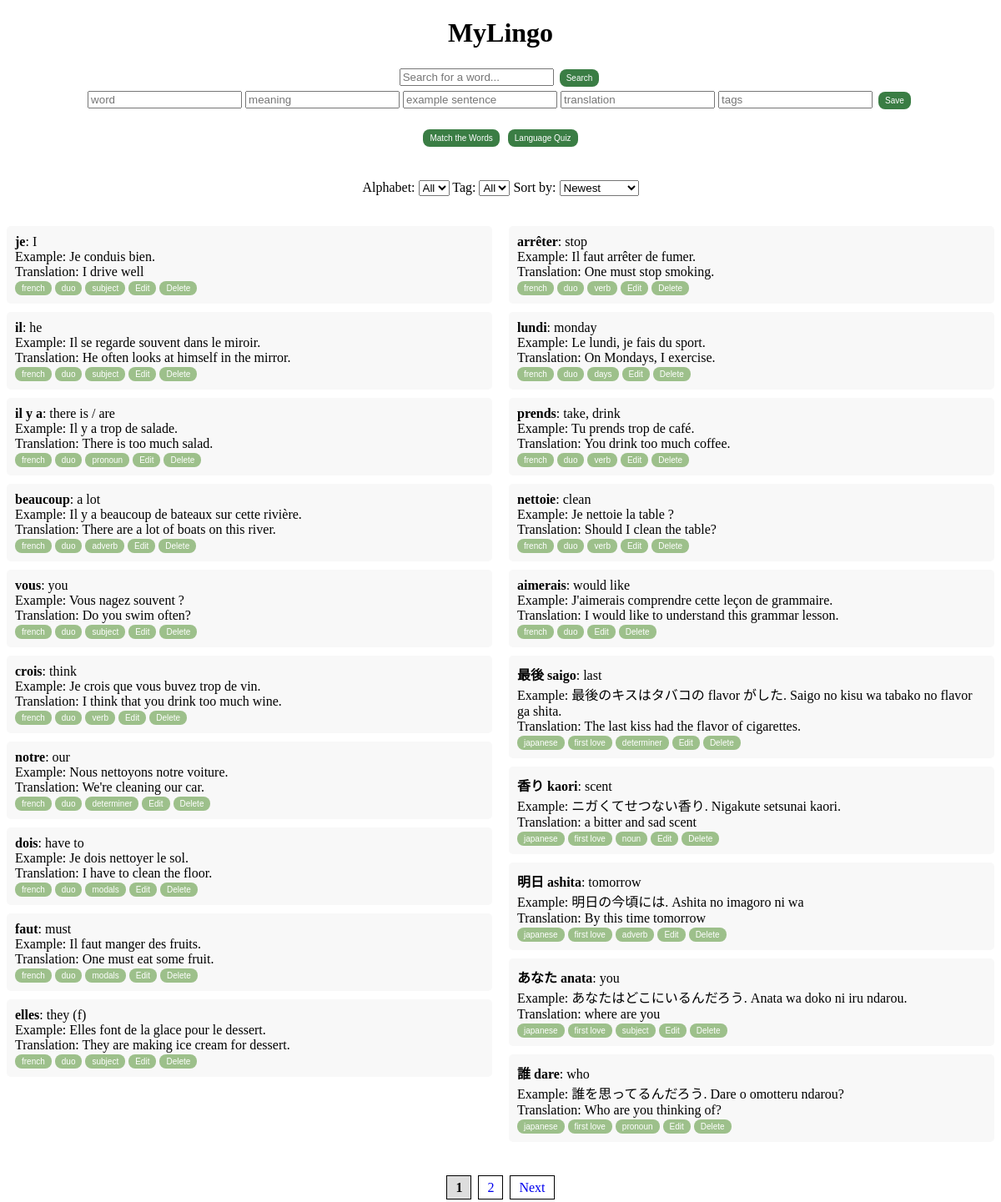
Before: /search with the older database file.
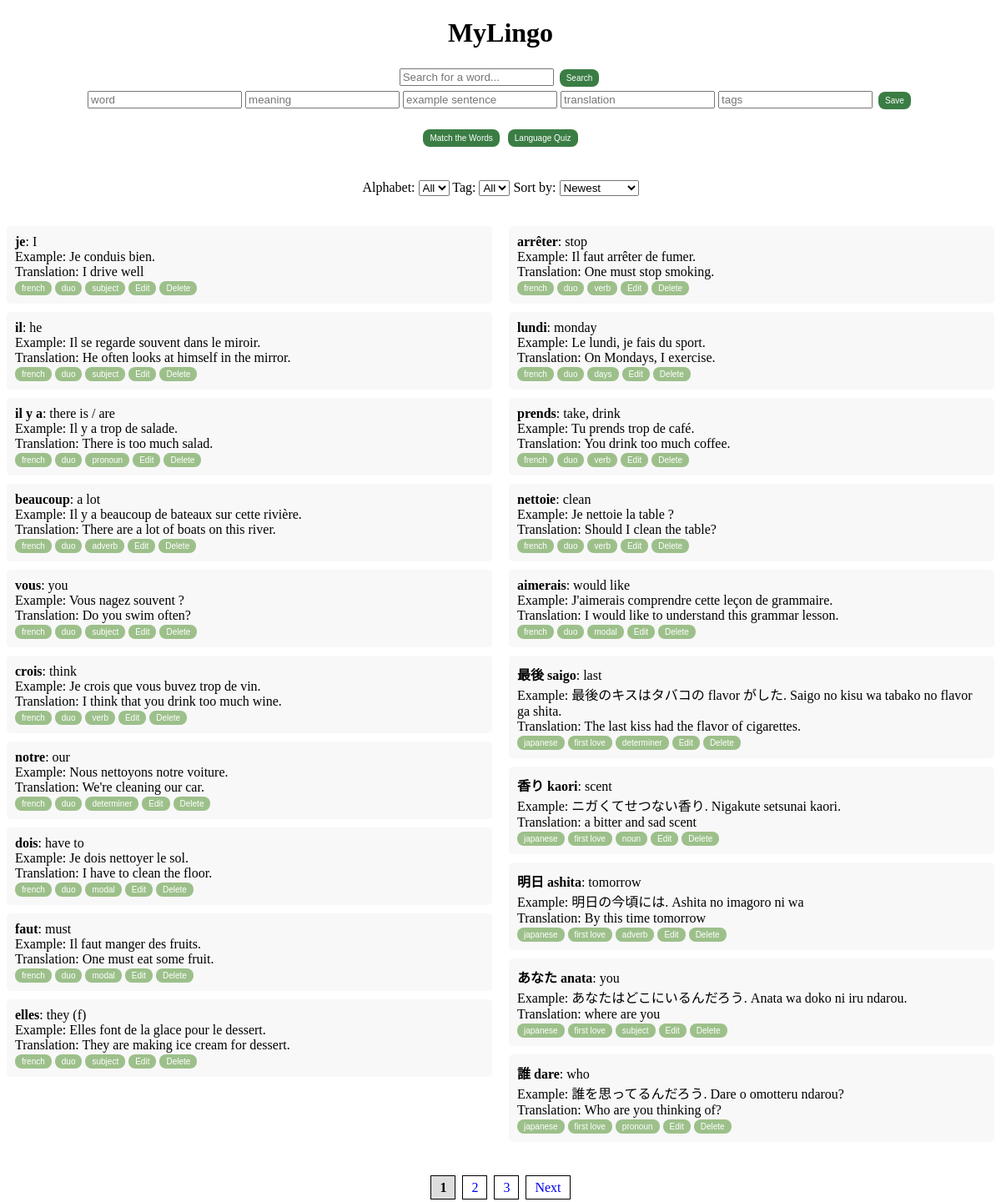
After: the same page with the newer database file.
### tables this page shows
CREATE TABLE vocabulary (
                    id INTEGER PRIMARY KEY AUTOINCREMENT,
                    word TEXT NOT NULL,
                    meaning TEXT,
                    example TEXT,
                    translation TEXT,
                    tags TEXT);

### app.py (the view)
@app.route('/search')
def search_word():
    query = request.args.get('query', '')  # Search query
    page = request.args.get('page', 1, type=int)  # Page number (default to 1)
    alphabet = request.args.get('alphabet', '')
    tag = request.args.get('tag', '')
    sort = request.args.get('sort', 'newest')
    query_normalized = remove_accents(query.lower())
    conn = sqlite3.connect('database.db')
    conn.row_factory = sqlite3.Row  # ✅ Return dictionaries instead of tuples
    c = conn.cursor()
    c.execute("SELECT * FROM vocabulary")
    words = c.fetchall()
    conn.close()
    filtered_words = [
        word for word in words
        if query_normalized in remove_accents(word["word"].lower())
        or query_normalized in remove_accents(word["meaning"].lower())
    ]
    words = filtered_words  # Fetch words based on filters
    total_pages = (len(words) // 20) + (1 if len(words) % 20 > 0 else 0)  # Calculate pages
    return render_template('index.html', words=words, page=page, total_pages=total_pages, selected_alphabet=alphabet,
                           selected_tag=tag, selected_sort=sort)

### app.py (called while the page is built)
@app.route("/check_answer", methods=["POST"])
def remove_accents(input_str: object) -> object:
    if not isinstance(input_str, str):  # Ensure it's a string
        return ""  # Return empty string instead of None
    text = ''.join(
        c for c in unicodedata.normalize('NFKD', input_str)
        if unicodedata.category(c) != 'Mn'
    )
    text = re.sub(r'[^\w\s]', '', text)  # <-- Remove punctuation
    return text

### templates/index.html (shortened to what this page needs)
<!DOCTYPE html>
<html>
<head>
    <link rel="stylesheet" href="{{ url_for('static', filename='style.css') }}">
</head>
<body>
    <h1><a href="{{ url_for('index') }}" style="text-decoration: none; color: inherit;">MyLingo</a></h1>
    <form action="/search" method="get">
        <input type="text" name="query" placeholder="Search for a word..." required>
        <button type="submit" class="main-btn">Search</button>
    </form>
    <form action="/add" method="post">
        <input type="text" name="word" placeholder="word">
        <input type="text" name="meaning" placeholder="meaning">
        <input type="text" name="example" placeholder="example sentence">
        <input type="text" name="translation" placeholder="translation">
        <input type="text" name="tags" placeholder="tags">
        <button type="submit" class="main-btn">Save</button>
    </form><br>
    <div class="center-container">
        <a href="{{ url_for('game') }}">
            <button class="main-btn">Match the Words</button></a>
        <a href="{{ url_for('quiz') }}">
            <button class="main-btn">Language Quiz</button>
        </a>
    </div>
    <form method="GET" action="/" style="margin-bottom: 20px;">
        <label for="alphabet-filter">Alphabet:</label>
        <select name="alphabet" id="alphabet-filter" onchange="this.form.submit()">
            <option value="">All</option>
        </select>
        <label for="tag-filter">Tag:</label>
        <select name="tag" id="tag-filter" onchange="this.form.submit()">
            <option value="">All</option>
        </select>
        <label for="sort-filter">Sort by:</label>
        <select name="sort" id="sort-filter" onchange="this.form.submit()">
            <option value="newest" {% if selected_sort == "newest" %}selected{% endif %}>Newest</option>
        </select>
    </form>
    <div class="word-container">
        <ul class="word-list">
            {% for word in words[:10] %}
                <li class="word-item">
                    <strong>{{ word["word"] }}</strong>: {{ word["meaning"] }}
                    <br> Example: {{ word["example"] }}
                    <br> Translation: {{ word["translation"] }}
                    <br>
                    {% if word['tags'] %}
                        {% for tag in word['tags'].split(',') %}
                            <a href="?page=1&tag={{ tag.strip() }}&alphabet={{ selected_alphabet }}&sort={{ selected_sort }}">
                                <button class="tag-btn tag tag.selected">{{ tag.strip() }}</button></a>
                        {% endfor %}
                    {% endif %}
                    <button onclick="toggleEdit('{{ word['id'] }}')" class="edit-btn">Edit</button>
                    <form action="/delete" method="post" style="display: inline;">
                        <button type="submit" onclick="return confirm('Are you sure?')" class="delete-btn">Delete</button>
                    </form>
                </li>
            {% endfor %}
        </ul>
        <ul class="word-list">
            {% for word in words[10:20] %}
                <li class="word-item">
                    <strong>{{ word["word"] }}</strong>: {{ word["meaning"] }}
                    <br> Example: {{ word["example"] }}
                    <br> Translation: {{ word["translation"] }}
                    <br>
                    {% if word['tags'] %}
                        {% for tag in word['tags'].split(',') %}
                            <a href="/filter?tag={{ tag.strip() }}">
                                <button class="tag-btn tag tag.selected">{{ tag.strip() }}</button></a>
                        {% endfor %}
                    {% endif %}
                    <button onclick="toggleEdit('{{ word['id'] }}')" class="edit-btn">Edit</button>
                    <form action="/delete" method="post" style="display: inline;">
                        <button type="submit" onclick="return confirm('Are you sure?')" class="delete-btn">Delete</button>
                    </form>
                </li>
            {% endfor %}
        </ul>
    </div>
    <div class="pagination">
        {% for p in range(1, total_pages + 1) %}
            {% if p == page %}
                <a class="active">{{ p }}</a>
            {% else %}
                <a href="?page={{ p }}&alphabet={{ selected_alphabet }}&tag={{ selected_tag }}&sort={{ selected_sort }}">{{ p }}</a>
            {% endif %}
        {% endfor %}
        {% if page < total_pages %}
            <a href="?page={{ page+1 }}&alphabet={{ selected_alphabet }}&tag={{ selected_tag }}&sort={{ selected_sort }}">Next</a>
        {% endif %}
    </div>
</body>
</html>

### static/style.css (style rules this page uses)
button { color: white; border: none; padding: 5px 8px; cursor: pointer; font-size: 10px; border-radius: 8px; }
.main-btn { background-color: #3A7D44; margin: 3px; }
.tag,.tag-btn,.edit-btn,.delete-btn { background-color: #9DC08B; padding: 3px 8px; }
form { text-align: center; }
h1 { text-align: center; }
.center-container { justify-content: center; align-items: center; flex-direction: row; text-align: center; width: 100%; height: 8vh; }
.word-container { display: flex; justify-content: space-between; gap: 20px; }
.word-list { width: 50%; list-style-type: none; padding: 0; }
.word-item { background: #f8f8f8; padding: 10px; margin-bottom: 10px; border-radius: 5px; }
.pagination { text-align: center; margin-top: 20px; }
.pagination a { padding: 5px 10px; margin: 2px; border: 1px solid #000; text-decoration: none; }
.pagination .active { font-weight: bold; background: #ddd; }

Changed rows visible on the page:
changed vocabulary "dois": tags "french, duo, modals" → "french, duo, modal" (drawn)
changed vocabulary "faut": tags "french, duo, modals" → "french, duo, modal" (drawn)
changed vocabulary "aimerais": tags "french, duo" → "french, duo, modal" (drawn)
Other visible differences:
new list line: "modal"
new list line: "3"
list line gone: "modals"
